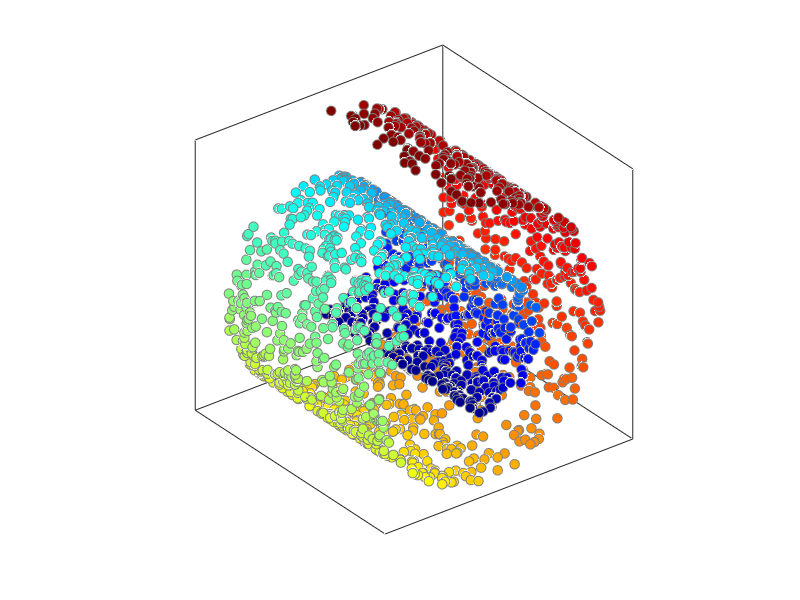

This chart was generated by the following MATLAB code: (Note: this script raises an error after producing the figure.)
addpath(genpath(pwd));
N=2000; % Number of points
fact=3; % Length of roll

figure;
fprintf('landmark-mvu Demo\n');
fprintf('(assumes that CSDP is installed)\n');
% Generate Swiss roll 
colormap jet;
tt = (fact*pi/2)*(1+2*rand(1,N));  height = fact*7*rand(1,N);
X = [tt.*cos(tt); height; tt.*sin(tt)];
M=min(min(abs(X)));
color=tt;

% centralizing input
X=X-repmat(mean(X,2),1,N);


% Display Input
fprintf('Display Input ... \n');
hin=scatter3(X(1,:),X(2,:),X(3,:),50,color,'filled');
set(hin,'MarkerEdgeColor',[0.5 0.5 0.5]);
axis equal;
box on;
%view([    [0.9194   -0.3934   -0.0000   -0.2630];[0.0511    0.1193    0.9915   -0.5809];[0.3901    0.9116   -0.1297    5.5152];[0         0         0         1.0000]]);
set(gca,'XTick',[],'YTick',[],'ZTick',[])
fprintf('Input consists of %i data points sampled form a swiss roll.\n',N);          
drawnow;          
% Run lmvu
fprintf('Unfold Input ... \n');
[Y,Details]=lmvu(distance(X),20);


% Display Output
fprintf('Display Output ... \n');
figure;
hout=scatter(Y(1,:),Y(2,:),50,color,'filled');
set(hout,'MarkerEdgeColor',[0.5 0.5 0.5]);
axis equal;
box on;
set(gca,'XTick',[],'YTick',[],'ZTick',[]);
drawnow;          

% Write a cheesy line
fprintf('Done! (%2.2f Minutes)\n',Details.time/60);
